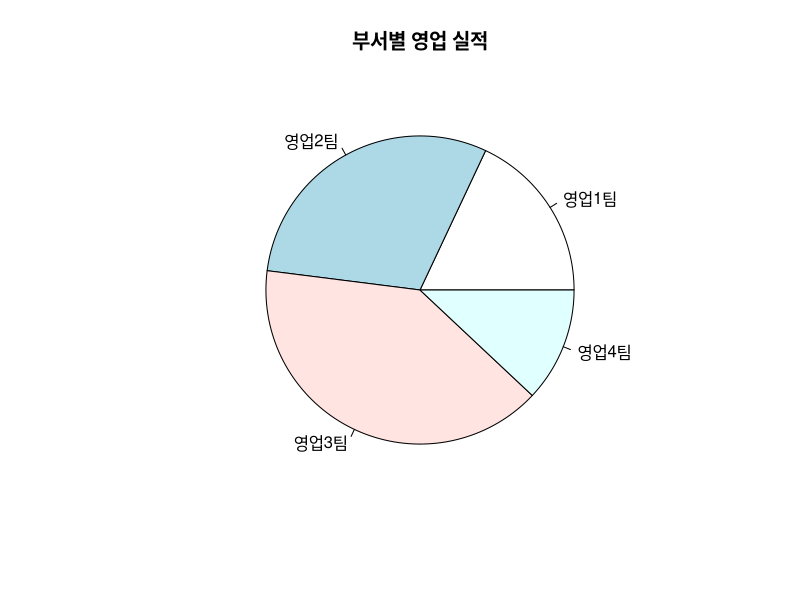
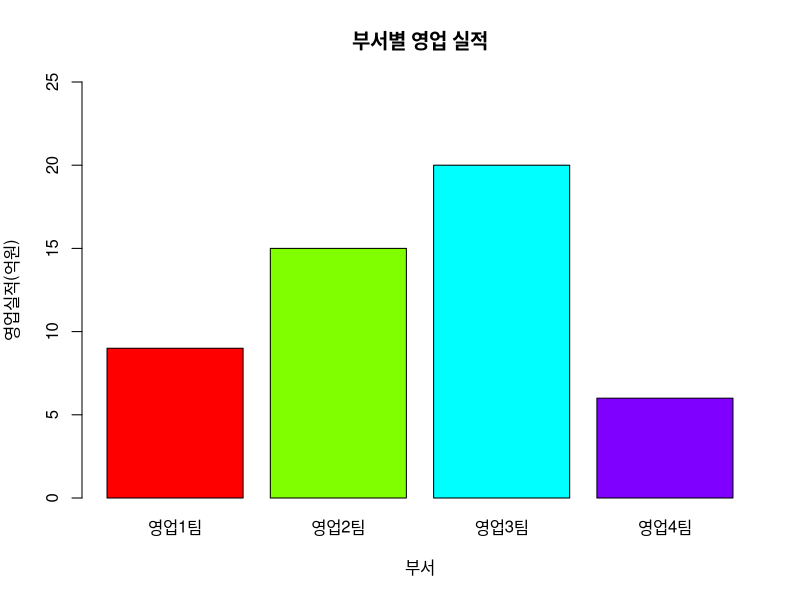
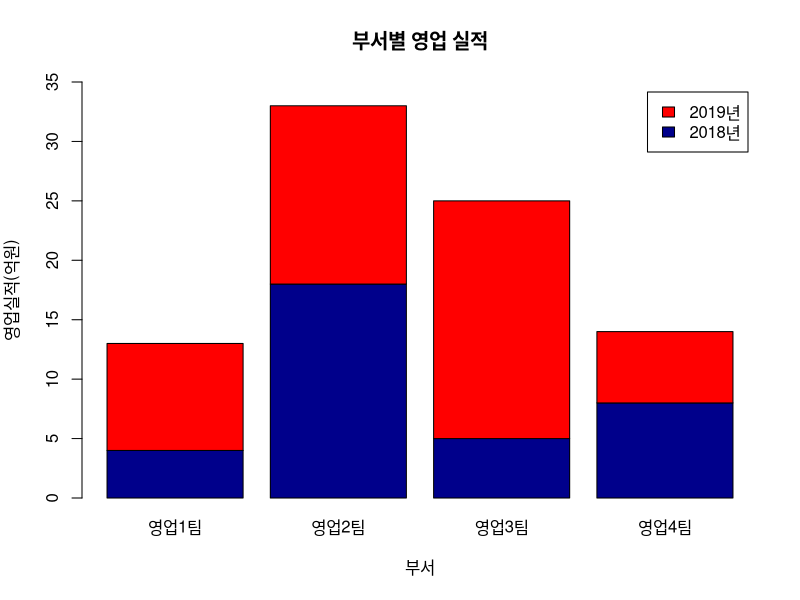

Recreate these plots in R, in order.
x <- seq(1,10)
x
x <- seq(1,10, by=3)
x
x<- NULL
is.null(x)
# 1~3까지 정수를 1행 3열의 1차원으로 표시
x<-array(1:3,dim=c(3))
x
x<-array(1:6,dim=c(2,3))
x

#c함수
x <- c(1,3,5,7,9)
x

# 차트로 영업 실적 비교하기
x<-c(9,15,20,6)
label <-c("영업1팀","영업2팀","영업3팀","영업4팀")
pie(x,labels=label,main="부서별 영업 실적")
barplot(x,names.arg=label,main="부서별 영업 실적",
        col=rainbow(length(x)),xlab="부서",
        ylab="영업실적(억원)",ylim=c(0,25))


h1<-c(4,18,5,8)
h2<-c(9,15,20,6)
h<-rbind(h1,h2)
name<-c("영업1팀","영업2팀","영업3팀","영업4팀")
lbl<-c("2018년","2019년")
barplot(h,main="부서별 영업 실적",
        names.arg=name,xlab="부서",
        ylab="영업실적(억원)",col=c("darkblue","red"),
        legend.text=lbl,
        ylim=c(0,35))




















